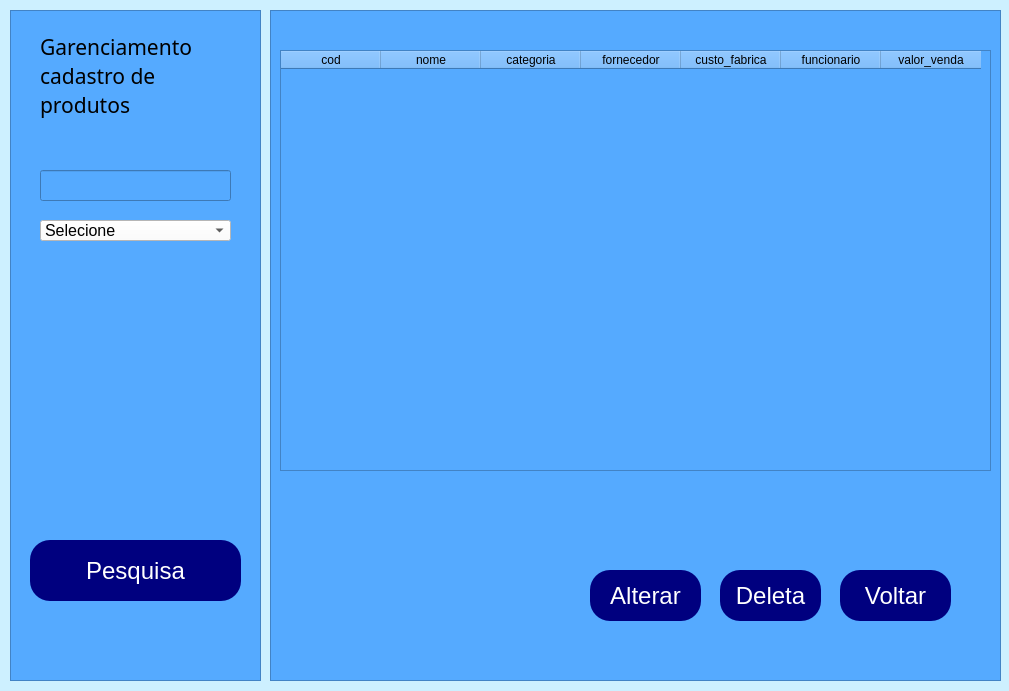
<?xml version="1.0" encoding="UTF-8"?>
<ui version="4.0">
 <class>MainWindow</class>
 <widget class="QMainWindow" name="MainWindow">
  <property name="geometry">
   <rect>
    <x>0</x>
    <y>0</y>
    <width>1009</width>
    <height>691</height>
   </rect>
  </property>
  <property name="windowTitle">
   <string>MainWindow</string>
  </property>
  <property name="styleSheet">
   <string notr="true">background-color: rgb(205,240,255);</string>
  </property>
  <widget class="QWidget" name="centralwidget">
   <widget class="QFrame" name="frame">
    <property name="geometry">
     <rect>
      <x>10</x>
      <y>10</y>
      <width>251</width>
      <height>671</height>
     </rect>
    </property>
    <property name="styleSheet">
     <string notr="true">background-color: rgb(85, 170, 255);
boder-radius: 10px;</string>
    </property>
    <property name="frameShape">
     <enum>QFrame::StyledPanel</enum>
    </property>
    <property name="frameShadow">
     <enum>QFrame::Raised</enum>
    </property>
    <widget class="QComboBox" name="categoria">
     <property name="geometry">
      <rect>
       <x>30</x>
       <y>210</y>
       <width>191</width>
       <height>21</height>
      </rect>
     </property>
     <property name="font">
      <font>
       <family>Arial</family>
       <pointsize>12</pointsize>
      </font>
     </property>
     <property name="styleSheet">
      <string notr="true">background-color: rgb(255, 255, 255);
color: rgb(0, 0, 0);</string>
     </property>
     <item>
      <property name="text">
       <string>Selecione</string>
      </property>
     </item>
     <item>
      <property name="text">
       <string>HD</string>
      </property>
     </item>
     <item>
      <property name="text">
       <string>SSD</string>
      </property>
     </item>
     <item>
      <property name="text">
       <string>Memória RAM</string>
      </property>
     </item>
     <item>
      <property name="text">
       <string>Placa mãe</string>
      </property>
     </item>
     <item>
      <property name="text">
       <string>Mouse</string>
      </property>
     </item>
     <item>
      <property name="text">
       <string>Placa de Rede</string>
      </property>
     </item>
     <item>
      <property name="text">
       <string>Cabo de rede</string>
      </property>
     </item>
     <item>
      <property name="text">
       <string>teclado</string>
      </property>
     </item>
     <item>
      <property name="text">
       <string>Monito</string>
      </property>
     </item>
     <item>
      <property name="text">
       <string>Gabinete</string>
      </property>
     </item>
     <item>
      <property name="text">
       <string>Pendrive</string>
      </property>
     </item>
     <item>
      <property name="text">
       <string>Fonte de alimentação</string>
      </property>
     </item>
     <item>
      <property name="text">
       <string>Cabo VGA</string>
      </property>
     </item>
     <item>
      <property name="text">
       <string>Cabo HDMI</string>
      </property>
     </item>
    </widget>
    <widget class="QLabel" name="label">
     <property name="geometry">
      <rect>
       <x>30</x>
       <y>10</y>
       <width>191</width>
       <height>111</height>
      </rect>
     </property>
     <property name="font">
      <font>
       <family>Segoe Print</family>
       <pointsize>16</pointsize>
      </font>
     </property>
     <property name="text">
      <string>Garenciamento cadastro de produtos</string>
     </property>
     <property name="scaledContents">
      <bool>false</bool>
     </property>
     <property name="wordWrap">
      <bool>true</bool>
     </property>
    </widget>
    <widget class="QPushButton" name="botao_pesquisa">
     <property name="geometry">
      <rect>
       <x>20</x>
       <y>530</y>
       <width>211</width>
       <height>61</height>
      </rect>
     </property>
     <property name="font">
      <font>
       <family>Arial</family>
       <pointsize>18</pointsize>
      </font>
     </property>
     <property name="cursor">
      <cursorShape>PointingHandCursor</cursorShape>
     </property>
     <property name="styleSheet">
      <string notr="true">QPushButton{
background-color: rgb(0, 0, 127);
	color: rgb(255, 255, 255);
border-radius: 20px;
}
QPushButton:hover
{
   background-color:white;
	color: rgb(0, 0, 0);
}</string>
     </property>
     <property name="text">
      <string>Pesquisa</string>
     </property>
    </widget>
    <widget class="QLineEdit" name="pesquisa">
     <property name="geometry">
      <rect>
       <x>30</x>
       <y>160</y>
       <width>191</width>
       <height>31</height>
      </rect>
     </property>
     <property name="font">
      <font>
       <family>Arial</family>
       <pointsize>12</pointsize>
      </font>
     </property>
    </widget>
    <widget class="QLabel" name="label_2">
     <property name="geometry">
      <rect>
       <x>30</x>
       <y>290</y>
       <width>191</width>
       <height>181</height>
      </rect>
     </property>
     <property name="text">
      <string/>
     </property>
     <property name="pixmap">
      <pixmap>Logomarca (1).png</pixmap>
     </property>
     <property name="scaledContents">
      <bool>true</bool>
     </property>
    </widget>
   </widget>
   <widget class="QFrame" name="frame_2">
    <property name="geometry">
     <rect>
      <x>270</x>
      <y>10</y>
      <width>731</width>
      <height>671</height>
     </rect>
    </property>
    <property name="layoutDirection">
     <enum>Qt::LeftToRight</enum>
    </property>
    <property name="styleSheet">
     <string notr="true">background-color: rgb(85, 170, 255);</string>
    </property>
    <property name="frameShape">
     <enum>QFrame::StyledPanel</enum>
    </property>
    <property name="frameShadow">
     <enum>QFrame::Raised</enum>
    </property>
    <widget class="QPushButton" name="Button_Cadastrar_2">
     <property name="geometry">
      <rect>
       <x>320</x>
       <y>560</y>
       <width>111</width>
       <height>51</height>
      </rect>
     </property>
     <property name="font">
      <font>
       <family>Arial</family>
       <pointsize>18</pointsize>
      </font>
     </property>
     <property name="cursor">
      <cursorShape>PointingHandCursor</cursorShape>
     </property>
     <property name="styleSheet">
      <string notr="true">QPushButton{
background-color: rgb(0, 0, 127);
	color: rgb(255, 255, 255);
border-radius: 20px;
}
QPushButton:hover
{
   background-color:white;
	color: rgb(0, 0, 0);
}</string>
     </property>
     <property name="text">
      <string>Alterar</string>
     </property>
    </widget>
    <widget class="QPushButton" name="Button_Cadastrar_3">
     <property name="geometry">
      <rect>
       <x>450</x>
       <y>560</y>
       <width>101</width>
       <height>51</height>
      </rect>
     </property>
     <property name="font">
      <font>
       <family>Arial</family>
       <pointsize>18</pointsize>
      </font>
     </property>
     <property name="cursor">
      <cursorShape>PointingHandCursor</cursorShape>
     </property>
     <property name="styleSheet">
      <string notr="true">QPushButton{
background-color: rgb(0, 0, 127);
	color: rgb(255, 255, 255);
border-radius: 20px;
}
QPushButton:hover
{
   background-color:white;
	color: rgb(0, 0, 0);
}</string>
     </property>
     <property name="text">
      <string>Deleta</string>
     </property>
    </widget>
    <widget class="QPushButton" name="Button_Cadastrar_4">
     <property name="geometry">
      <rect>
       <x>570</x>
       <y>560</y>
       <width>111</width>
       <height>51</height>
      </rect>
     </property>
     <property name="font">
      <font>
       <family>Arial</family>
       <pointsize>18</pointsize>
      </font>
     </property>
     <property name="cursor">
      <cursorShape>PointingHandCursor</cursorShape>
     </property>
     <property name="styleSheet">
      <string notr="true">QPushButton{
background-color: rgb(0, 0, 127);
	color: rgb(255, 255, 255);
border-radius: 20px;
}
QPushButton:hover
{
   background-color:white;
	color: rgb(0, 0, 0);
}</string>
     </property>
     <property name="text">
      <string>Voltar</string>
     </property>
    </widget>
    <widget class="QTableWidget" name="tableWidget">
     <property name="geometry">
      <rect>
       <x>10</x>
       <y>40</y>
       <width>711</width>
       <height>421</height>
      </rect>
     </property>
     <column>
      <property name="text">
       <string>cod</string>
      </property>
     </column>
     <column>
      <property name="text">
       <string>nome</string>
      </property>
     </column>
     <column>
      <property name="text">
       <string>categoria</string>
      </property>
     </column>
     <column>
      <property name="text">
       <string>fornecedor</string>
      </property>
     </column>
     <column>
      <property name="text">
       <string>custo_fabrica</string>
      </property>
     </column>
     <column>
      <property name="text">
       <string>funcionario</string>
      </property>
     </column>
     <column>
      <property name="text">
       <string>valor_venda</string>
      </property>
     </column>
    </widget>
   </widget>
  </widget>
 </widget>
 <resources/>
 <connections/>
</ui>
